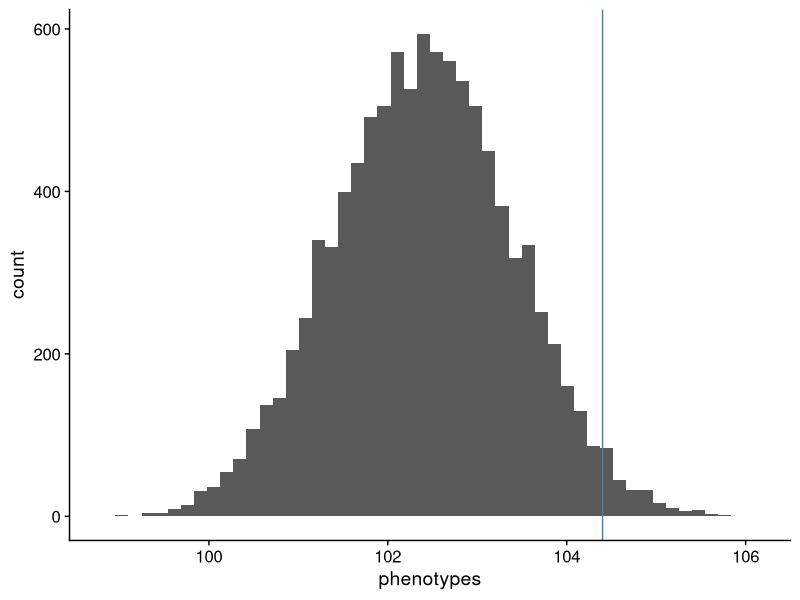
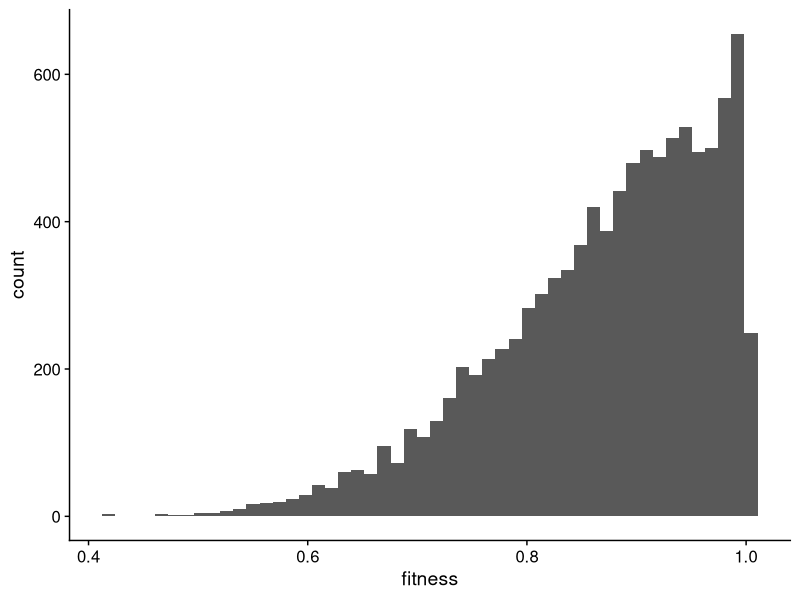
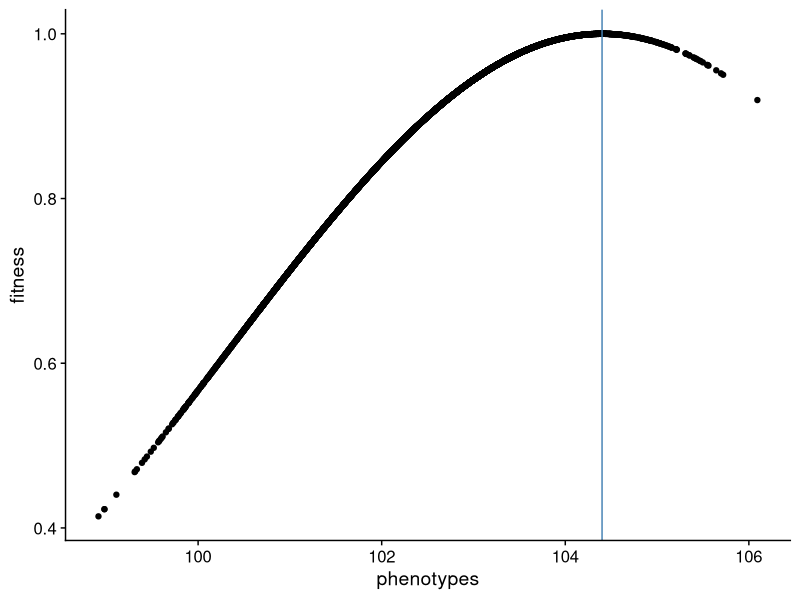
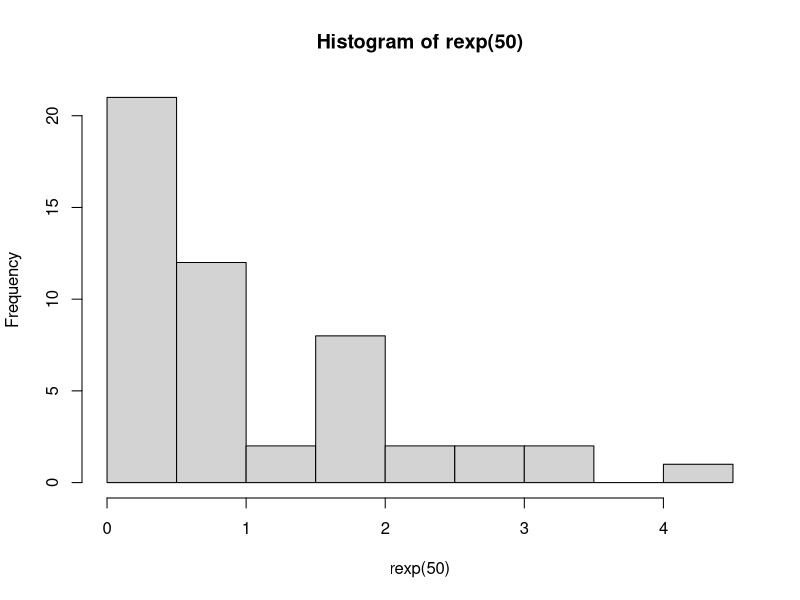
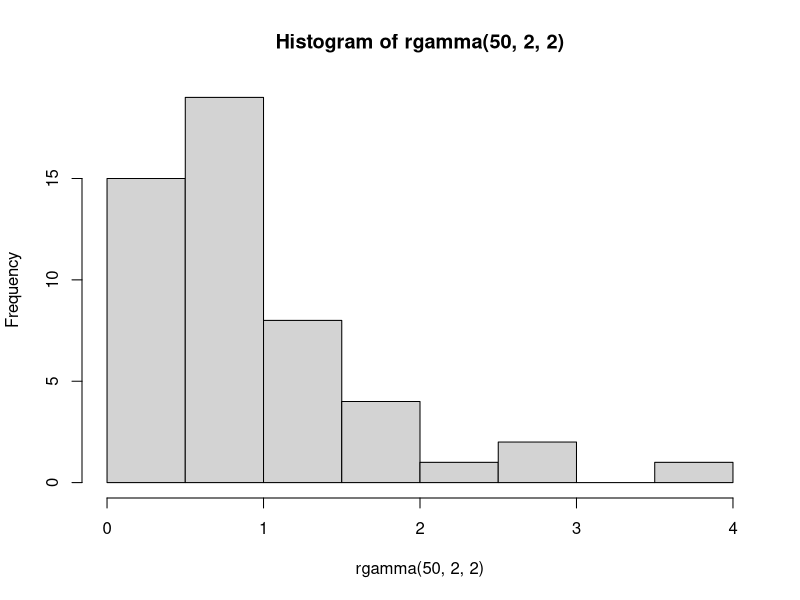
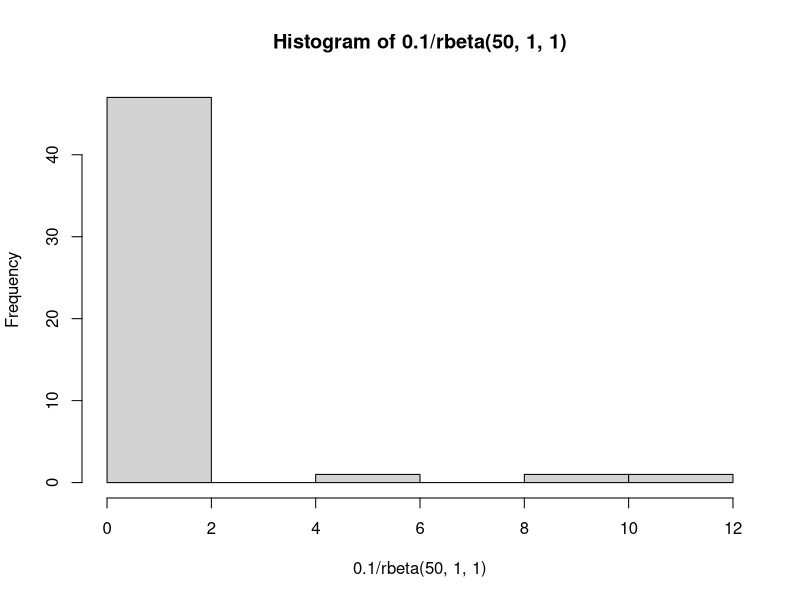

R code for these plots, in order:
library(tidyverse)
library(cowplot)
theme_set(theme_cowplot())

rm(list = ls())
set.seed(7711)

#how many loci
nloci <- 10

#how many individuals
ninds <- 10000

#heritability
h2 <- 0.5

#get effects
effects <- rexp(nloci)
#effects <- rgamma(nloci, 8, 7)
#effects <- rbeta(nloci, 1, 1)
#get freqs
markers <- runif(nloci,0.01,0.99)

additive <- numeric(length = ninds)

for(ii in 1:ninds){
  #get genotype for 10 loci for one individual
  geno <- rbinom(rep(1,10),rep(1,10), markers)
  effs <- geno*effects
  additive[ii] <- sum(effs)
}

V_A <- var(additive)
V_E <- (V_A/h2)- V_A
env <- rnorm(ninds, 0.0, sqrt(V_E))

phenotypes <- tibble(phenotypes = additive + env)
phenotypes$phenotypes <- (phenotypes$phenotypes/ sd(phenotypes$phenotypes))  + 100
#phenotypes$phenotypes <- ((phenotypes$phenotypes - mean(phenotypes$phenotypes))/sd(phenotypes$phenotypes)) + 100

#define new optimum
new_opt <- mean(phenotypes$phenotypes) + sd(phenotypes$phenotypes)*2

phenotypes |>
  ggplot(aes(x=phenotypes)) +
  geom_histogram(bins = 50) +
  geom_vline(xintercept = new_opt, color = "steelblue")


scaling_f <- mean(phenotypes$phenotypes)
  
#phenotypes$fitness <- 1 - ((phenotypes$phenotypes - new_opt)^2/phenotypes$phenotypes) #Quadratic
#phenotypes$fitness <- exp(-(1/10) * (phenotypes$phenotypes - new_opt)^2)# we can alsp try 1/
#phenotypes$fitness <- exp(-(1/(phenotypes$phenotypes)) * (phenotypes$phenotypes - new_opt)^2)

phenotypes$fitness <- exp(-(3/(scaling_f)) * (phenotypes$phenotypes - new_opt)^2)
#phenotypes$fitness <- (dnorm(new_opt - phenotypes$phenotypes, 10))

phenotypes |>
  ggplot(aes(x=fitness)) +
  geom_histogram(bins = 50)


phenotypes |>
  ggplot(aes(phenotypes, fitness)) +
  geom_point() +
  #ylim(0,1) +
  geom_vline(xintercept = new_opt, color = "steelblue")

set.seed(1234)
hist(rexp(50))

hist(rgamma(50, 2, 2))

hist(0.1/rbeta(50, 1, 1))
